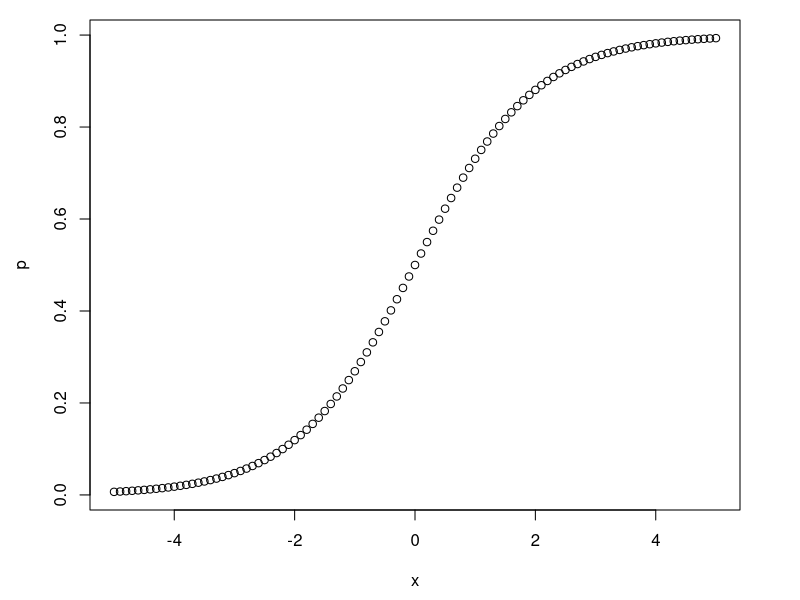
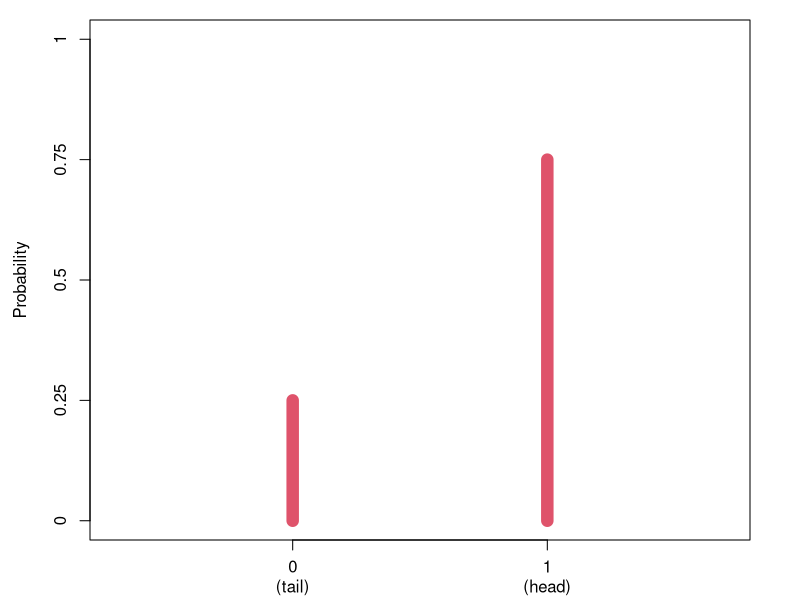
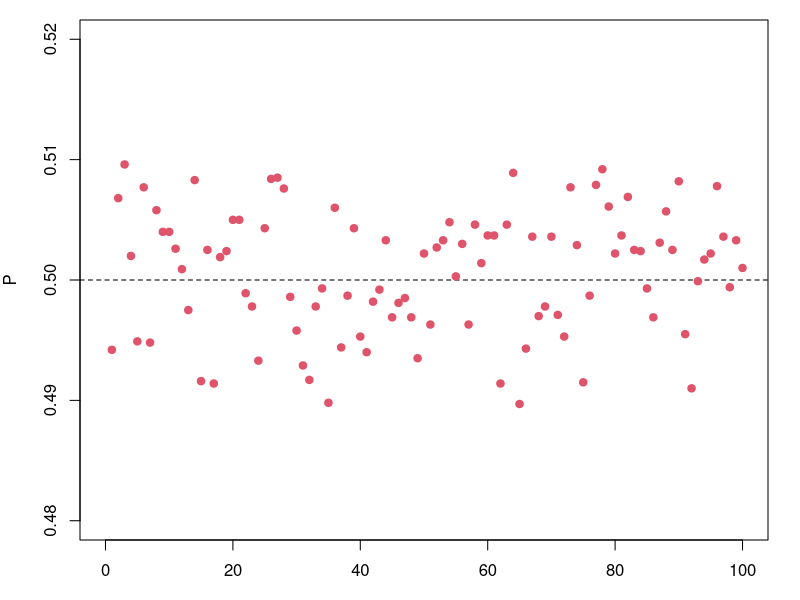

Write R code to recreate these figures, in order.
## ---- chunk 1
knitr::opts_chunk$set(
	message = FALSE,
	warning = FALSE,
	#results = 'hold',
	out.width = "100%",
	fig.align = 'center',
	comment = "",
	fig.dim = c(10, 5.5),
   #dpi = 300,
   dev='svg',
   dev.args = list(bg = "transparent"),
   NULL
)
options(knitr.svg.object = TRUE)  # Embed svg as raw XML
## ---- chunk 2
D = c( A=0.4, B=0.1 )  # Difficulty of item
A = c( R=0.5, T=0.1, J=-0.4 )  # Ability of student (R:Rob, T:Tom, J:Joe)

dat = expand.grid( 
   I = c( "A", "B" ),      # Item index
   T = c( "R", "T", "J" )  # Testee index
)
dat
## ---- chunk 3
dat$A = A[ dat$T ]  # map ability to df by testee index T
dat$D = D[ dat$I ]  # map difficulty to df by item index I
dat
## ---- chunk 4
dat$Mu = dat$A - dat$D
dat
## ---- chunk 5
# Set plot margins  # (b, l, t, r)
par(oma=c(0,0,0,0))  # Outer margin
par(mar=c(4.5, 4.5, 1, 3) )  # margin

logistic = function(x) 1 / ( 1 + exp(-x) )
x = seq( -5, 5, by=0.1 )
p = logistic( x )
plot( x, p )
## ---- chunk 6
#| echo: false
#par( mar = c(bottom, left, top, right) )
par(oma=c(0,0,0,0))  # outer margin
par(mar=c(3, 4.5, 1, 2.5) )  # margin

yseq = seq(0, 1, .25)
plot(1, type="n", xaxt='n', yaxt='n',
     ylab = "Probability", xlab="",
     xlim=c(-.7, 1.7), ylim=c(0, 1) )
lines( c(0, 0), c(0, 0.25), lwd=12, col=2 )
lines( c(1, 1), c(0, 0.75), lwd=12, col=2 )
axis( 2, at=yseq, labels=sprintf("%.2g", yseq) )
axis( 1, at=0:1, padj = .5,
     labels = c("0\n(tail)", "1\n(head)"), 
)
## ---- chunk 7
rbern = function( p, n=length(p) ) 
   rbinom( n=n, size=1, prob=p )

set.seed(13)
dat$P = logistic( dat$Mu )
dat$R = rbern( dat$P ) # Generate 0/1 from Bernoulli distribution
dat
## ---- chunk 8
outcomes = rbern( p=0.5, n=1e4 )  # Run rbern with P=0.5 10,000 times
mean(outcomes)
## ---- chunk 9
outcomes = replicate( n=1e4, expr={ rbern( p=0.5 ) } )
mean(outcomes)
## ---- chunk 10
#| echo: false
#par( mar = c(bottom, left, top, right) )
par(oma=c(0,0,0,0))  # outer margin
par(mar=c(3, 4, 1, 1.6) )  # margin
# See if several runs of rbern( p=0.5, n=1e4 ) give results around 0.5
Ps = replicate( n=100, expr={
   outcomes = rbern( p=0.5, n=1e4 )
   mean(outcomes)
})

# Plot Ps to see if they scatter around 0.5
plot( 1, type="n", xlim=c(0, 100), ylim=c(0.48, 0.52), ylab="P" )
abline( h=0.5, lty="dashed" )
points( Ps, pch=19, col=2 )
